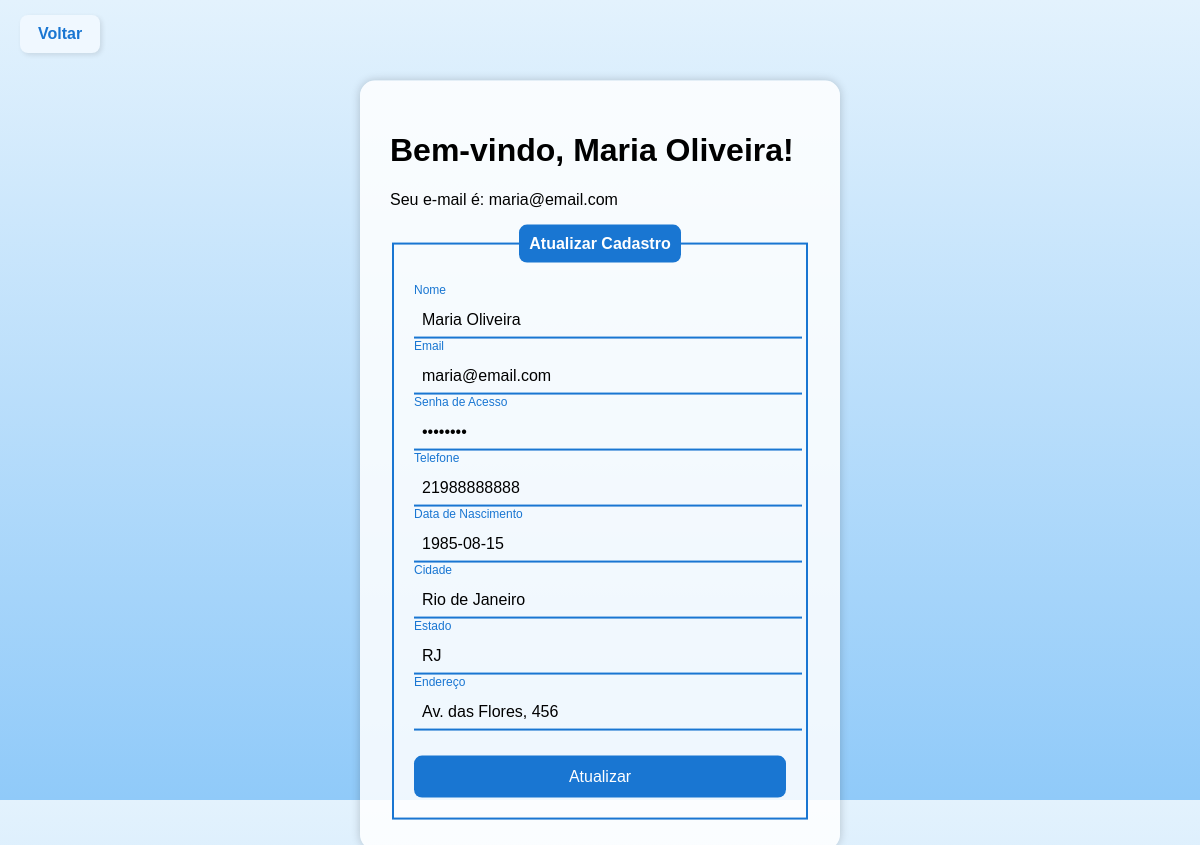
The app's page /projeto_integrador_1/alterar_cadastro_morador.php (signed in) with its own data.
### tables this page shows
CREATE TABLE `usuarios` (
  `id` int(11) NOT NULL,
  `nome_completo` varchar(100) DEFAULT NULL,
  `senha` varchar(255) DEFAULT NULL,
  `email` varchar(100) DEFAULT NULL,
  `telefone` varchar(20) DEFAULT NULL,
  `sexo` varchar(10) DEFAULT NULL,
  `data_nascimento` date DEFAULT NULL,
  `cidade` varchar(50) DEFAULT NULL,
  `estado` varchar(50) DEFAULT NULL,
  `endereco` text DEFAULT NULL,
  `interesse` text DEFAULT NULL
);

### projeto_integrador_1/alterar_cadastro_morador.php (the view, shortened to what this page needs)
<?php
include('config.php');
$id = $_SESSION['id'];
$stmt = $conn->prepare("SELECT * FROM usuarios WHERE id = ?");
$stmt->bind_param("i", $id);
$stmt->execute();
$resultado = $stmt->get_result();
if ($resultado->num_rows > 0) {
    $usuario = $resultado->fetch_assoc();
} else {
    echo "Usuário não encontrado.";
    exit();
}
?>
<!DOCTYPE html>
<html lang="pt-br">
<head>
</head>
<body>
<a href="sistema.php">Voltar</a>
<div class="box">
    <h1>Bem-vindo, <?= htmlspecialchars($usuario['nome_completo']); ?>!</h1>
    <p>Seu e-mail é: <?= htmlspecialchars($usuario['email']); ?></p>
    <form method="POST">
        <fieldset>
            <legend>Atualizar Cadastro</legend>
            <div class="inputBox">
                <input type="text" name="nome" class="inputUser" value="<?= htmlspecialchars($usuario['nome_completo']) ?>" required>
                <label class="labelinput">Nome</label>
            </div>
            <div class="inputBox">
                <input type="email" name="email" class="inputUser" value="<?= htmlspecialchars($usuario['email']) ?>" required>
                <label class="labelinput">Email</label>
            </div>
            <div class="inputBox">
                <input type="password" name="senha" class="inputUser" value="<?= htmlspecialchars($usuario['senha']) ?>" required>
                <label class="labelinput">Senha de Acesso</label>
            </div>
            <div class="inputBox">
                <input type="text" name="telefone" class="inputUser" value="<?= htmlspecialchars($usuario['telefone']) ?>" required>
                <label class="labelinput">Telefone</label>
            </div>
            <div class="inputBox">
                <input type="text" name="data_nascimento" class="inputUser" value="<?= htmlspecialchars($usuario['data_nascimento']) ?>" required>
                <label class="labelinput">Data de Nascimento</label>
            </div>
            <div class="inputBox">
                <input type="text" name="cidade" class="inputUser" value="<?= htmlspecialchars($usuario['cidade']) ?>" required>
                <label class="labelinput">Cidade</label>
            </div>
            <div class="inputBox">
                <input type="text" name="estado" class="inputUser" value="<?= htmlspecialchars($usuario['estado']) ?>" required>
                <label class="labelinput">Estado</label>
            </div>
            <div class="inputBox">
                <input type="text" name="endereco" class="inputUser" value="<?= htmlspecialchars($usuario['endereco']) ?>" required>
                <label class="labelinput">Endereço</label>
            </div>
            <input type="submit" id="submit" name="submit" value="Atualizar">
        </fieldset>
    </form>
</div>
</body>
</html>

### projeto_integrador_1/alterar_cadastro_morador.php (style rules this page uses)
body { font-family: Arial, sans-serif; background: linear-gradient(to bottom, #e3f2fd, #90caf9); margin: 0; padding: 0; }
a { position: absolute; top: 15px; left: 20px; background-color: #f0f8ff; padding: 10px 18px; text-decoration: none; font-weight: bold; border-radius: 8px; color: #1976d2; box-shadow: 2px 2px 5px rgba(0,0,0,0.1); }
.box { position: absolute; top: 55%; left: 50%; transform: translate(-50%, -50%); background-color: #ffffffd9; padding: 30px; border-radius: 15px; width: 35%; box-shadow: 0 0 10px rgba(0,0,0,0.2); }
fieldset { border: 2px solid #1976d2; padding: 20px; }
legend { background-color: #1976d2; color: white; padding: 10px; border-radius: 8px; font-weight: bold; text-align: center; }
.inputBox { margin-top: 20px; position: relative; }
.inputUser { width: 100%; padding: 8px; border: none; border-bottom: 2px solid #1976d2; background: none; font-size: 16px; color: #000; }
.labelinput { position: absolute; top: 0; left: 0; color: #666; pointer-events: none; transition: 0.3s ease; }
.inputUser:focus ~ .labelinput, .inputUser:valid ~ .labelinput { top: -20px; font-size: 12px; color: #1976d2; }
#submit { width: 100%; padding: 12px; background-color: #1976d2; color: white; border: none; border-radius: 8px; font-size: 16px; margin-top: 25px; cursor: pointer; text-align: center; }

### records on screen
usuarios: nome_completo "Maria Oliveira", email "maria@email.com", nome "Maria Oliveira", telefone "21988888888", data_nascimento "1985-08-15", cidade "Rio de Janeiro", estado "RJ", endereco "Av. das Flores, 456"
